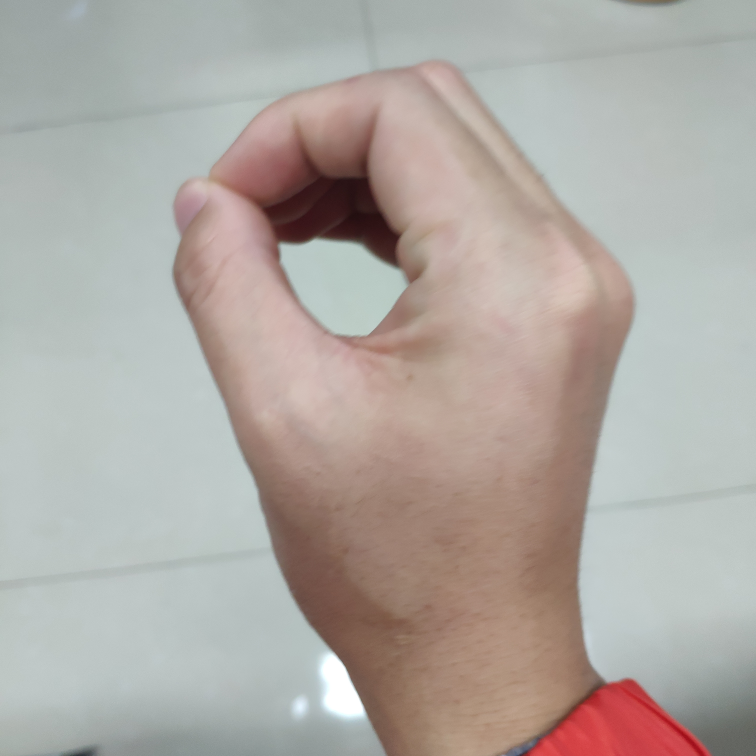
#> input picture Gesture Recognition/project_code/test_image/0.jpg, 3024 x 3024 px (shown at 1/4 size)
$ python -i image_processing.py   (imports and definitions only)
#> lines starting #> are read from the running program, lines starting #| are printed output that depends on the picture; after the words box and inside, x2 and y2 are one past the last pixel; in counts of white or black regions, pixels touching at a corner belong together
# -*- coding: utf-8 -*-
"""
Created on Mon Dec 17 23:01:57 2018

@author: 93568
"""
import numpy as np
import cv2

def func(path):
#> called with path = 'test_image/0.jpg'
    frame = cv2.imread(path)
#> frame is the input picture: shape (3024, 3024, 3); mean B, G, R 163.5, 169, 175.4
    frame = cv2.resize(frame,(100,100))
#> frame: shape (100, 100, 3)
    # downsize it to reduce processing time
    #cv2.imshow("original",frame)
    converted = cv2.cvtColor(frame, cv2.COLOR_BGR2HSV) # Convert from RGB to HSV
#> converted: shape (100, 100, 3); mean H, S, V 56.7, 33.2, 180.8
    #print(frame.shape)
    #tuned settings
    lowerBoundary = np.array([0,40,30],dtype="uint8")
    upperBoundary = np.array([43,255,254],dtype="uint8")

    skinMask = cv2.inRange(converted, lowerBoundary, upperBoundary)
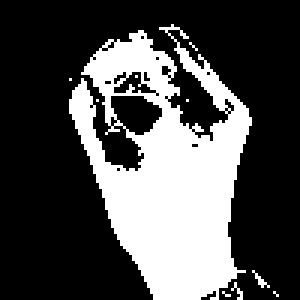
#> skinMask: shape (100, 100) (shown 3 times larger); 30.4% white; 10 white regions (9 under 20 px), largest, box (x1, y1, x2, y2) and area: (23, 8, 84, 100) 3006
#    cv2.imshow("masked",skinMask)

    # apply a series of erosions and dilations to the mask using an elliptical kernel
    kernel = cv2.getStructuringElement(cv2.MORPH_ELLIPSE, (3,3))
    skinMask = cv2.erode(skinMask, kernel, iterations = 2)
#> skinMask: shape (100, 100); 20.4% white; 5 white regions (2 under 20 px), largest, box (x1, y1, x2, y2) and area: (25, 30, 82, 100) 1854, (30, 14, 57, 31) 154, (62, 20, 75, 33) 27
#    cv2.imshow("masked02",skinMask)
    skinMask = cv2.dilate(skinMask, kernel, iterations = 2)
#> skinMask: shape (100, 100); 27.5% white; 2 white regions, box (x1, y1, x2, y2) and area: (23, 12, 84, 100) 2657, (60, 18, 77, 35) 91
#    cv2.imshow("masked03",skinMask)

    lowerBoundary = np.array([170,80,30],dtype="uint8")
    upperBoundary = np.array([180,255,250],dtype="uint8")

    skinMask2 = cv2.inRange(converted, lowerBoundary, upperBoundary)
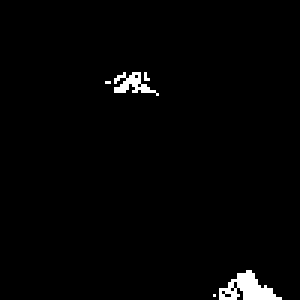
#> skinMask2: shape (100, 100) (shown 3 times larger); 1.7% white; 5 white regions (3 under 20 px), largest, box (x1, y1, x2, y2) and area: (73, 90, 94, 100) 109, (38, 24, 53, 32) 53
    skinMask = cv2.addWeighted(skinMask,0.5,skinMask2,0.5,0.0)
#> skinMask: shape (100, 100); values 0 (black) and 128 (white), 29.2% white; 2 white regions, box (x1, y1, x2, y2) and area: (23, 12, 94, 100) 2826, (60, 18, 77, 35) 91
#    cv2.imshow("masked04",skinMask)
    #print(skinMask.flatten())
    #print(skinMask.shape)

    # blur the mask to help remove noise, then apply the
    # mask to the frame
    skinMask = cv2.medianBlur(skinMask, 5)
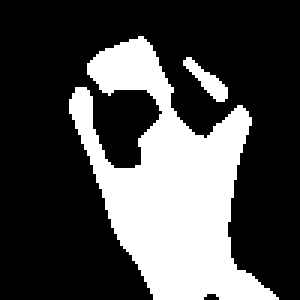
#> skinMask: shape (100, 100) (shown 3 times larger); values 0 (black) and 128 (white), 29.5% white; 2 white regions, box (x1, y1, x2, y2) and area: (23, 12, 93, 100) 2861, (61, 19, 76, 34) 85
    skin = cv2.bitwise_and(frame, frame, mask = skinMask)
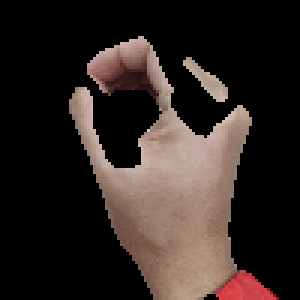
#> skin: shape (100, 100, 3) (shown 3 times larger); mean B, G, R 34.3, 37.8, 47.6
    frame = cv2.addWeighted(frame,1.5,skin,-0.5,0)
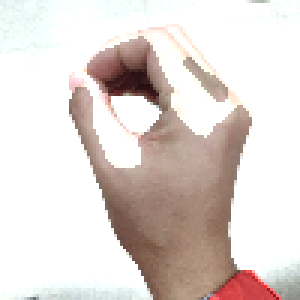
#> frame: shape (100, 100, 3) (shown 3 times larger); mean B, G, R 210.9, 215, 224.6
    skin = cv2.bitwise_and(frame, frame, mask = skinMask)

    #cv2.imshow("masked",skin) # Everything apart from skin is shown to be black

    h,w = skin.shape[:2]
#> h = 100; w = 100
    bw_image = cv2.cvtColor(skin, cv2.COLOR_HSV2BGR)  # Convert image from HSV to BGR format
    bw_image = cv2.cvtColor(skin, cv2.COLOR_BGR2GRAY)  # Convert image from BGR to gray format
#> bw_image: shape (100, 100)
    bw_image = cv2.GaussianBlur(bw_image,(5,5),0)  # Highlight the main object
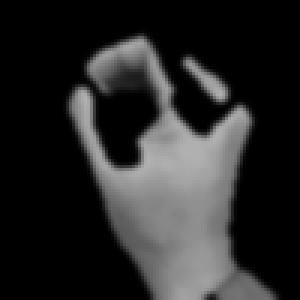
#> bw_image: shape (100, 100) (shown 3 times larger); min 0, max 179, mean 40.4
    threshold = 1
    for i in range(h):
        for j in range(w):
            if bw_image[i][j] > threshold:
               bw_image[i][j] = 255
            else:
               bw_image[i][j] = 0
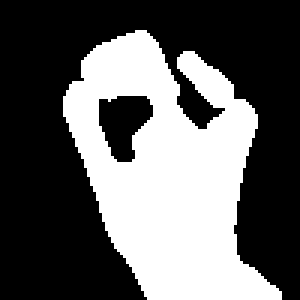
#> bw_image: shape (100, 100) (shown 3 times larger); 37.7% white; 1 white region, box (x1, y1, x2, y2) and area: (21, 10, 94, 100) 3773

#    cv2.imshow("thresholded",bw_image)
#    cv2.waitKey(0)
#    cv2.destroyAllWindows()
    return bw_image

# [65 lines left out: functions func3, func5, func6, not called in this run]

#img = func5('2.jpg')

>>> result = func('test_image/0.jpg')

$ run again, on Gesture Recognition/project_code/test_image/00.jpg
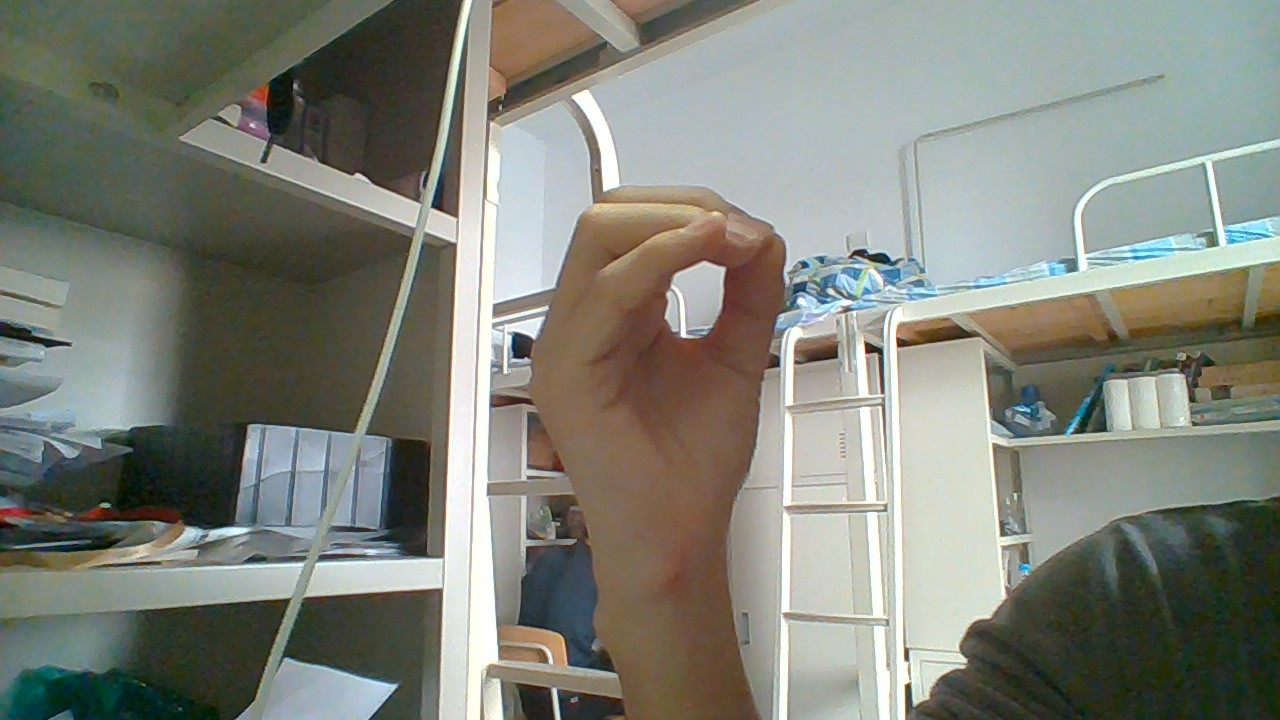
#> input picture Gesture Recognition/project_code/test_image/00.jpg, 1280 x 720 px
#> in func, frame is the input picture: shape (720, 1280, 3); mean B, G, R 121.2, 130.6, 127.7
#> converted: shape (100, 100, 3); mean H, S, V 53.2, 49.9, 136.7
#> in func, `skinMask = cv2.inRange(converted, lowerBoundary, upperBoundary)`:
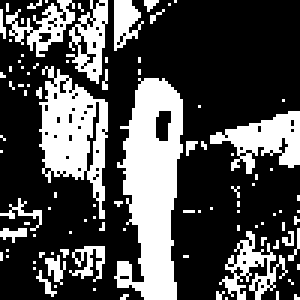
#> skinMask: shape (100, 100) (shown 3 times larger); 30.8% white; 98 white regions (87 under 20 px), largest, box (x1, y1, x2, y2) and area: (38, 26, 61, 100) 1084, (13, 22, 36, 73) 606, (70, 37, 100, 58) 316
#> skinMask2: shape (100, 100); 0.03% white in thin lines or dots, all inside (x1, y1, x2, y2) = (0, 14, 56, 73)
#> after the loop in func, `for i in range(h):`:
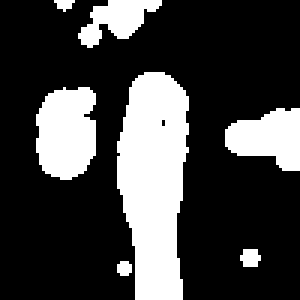
#> bw_image: shape (100, 100) (shown 3 times larger); 25.8% white; 7 white regions (1 under 20 px), largest, box (x1, y1, x2, y2) and area: (39, 24, 63, 100) 1397, (12, 29, 32, 60) 515, (75, 36, 100, 57) 364, (26, 0, 54, 16) 234, (80, 83, 87, 89) 34, (39, 87, 44, 92) 21

$ run again, on Gesture Recognition/project_code/test_image/1.jpg
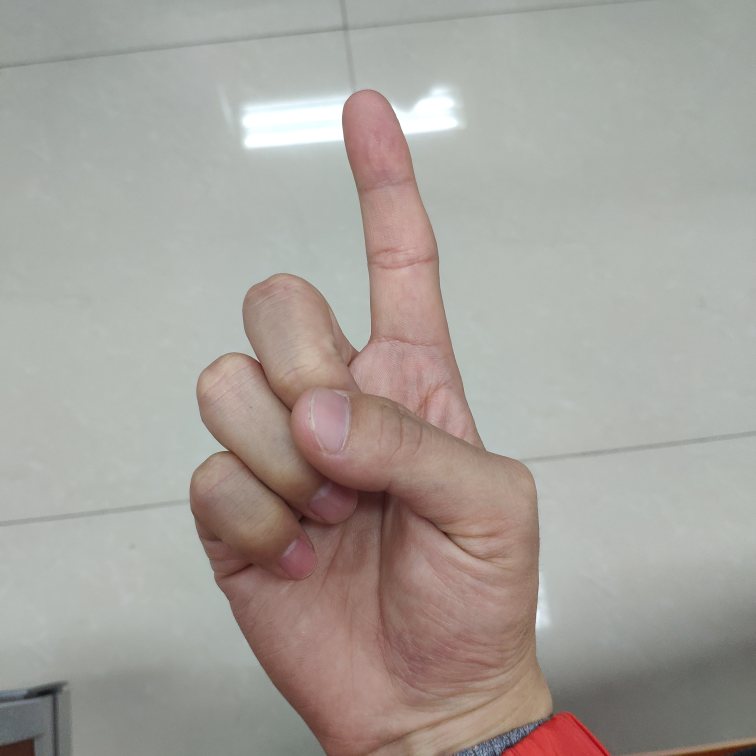
#> input picture Gesture Recognition/project_code/test_image/1.jpg, 3024 x 3024 px (shown at 1/4 size)
#> in func, frame is the input picture: shape (3024, 3024, 3); mean B, G, R 155.3, 161.2, 166.1
#> converted: shape (100, 100, 3); mean H, S, V 47.6, 24.7, 169.5
#> in func, `skinMask = cv2.inRange(converted, lowerBoundary, upperBoundary)`:
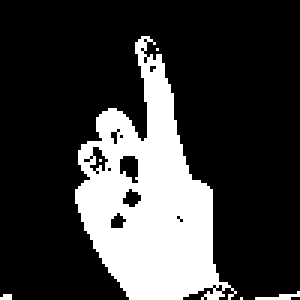
#> skinMask: shape (100, 100) (shown 3 times larger); 23.4% white; 6 white regions (4 under 20 px), largest, box (x1, y1, x2, y2) and area: (25, 12, 79, 100) 2314, (85, 97, 100, 100) 20
#> skinMask2: shape (100, 100); 0.58% white in thin lines or dots, all inside (x1, y1, x2, y2) = (37, 63, 80, 100)
#> after the loop in func, `for i in range(h):`:
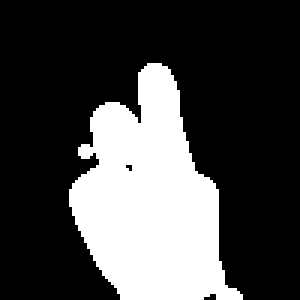
#> bw_image: shape (100, 100) (shown 3 times larger); 27.7% white; 1 white region, box (x1, y1, x2, y2) and area: (23, 21, 81, 100) 2766
